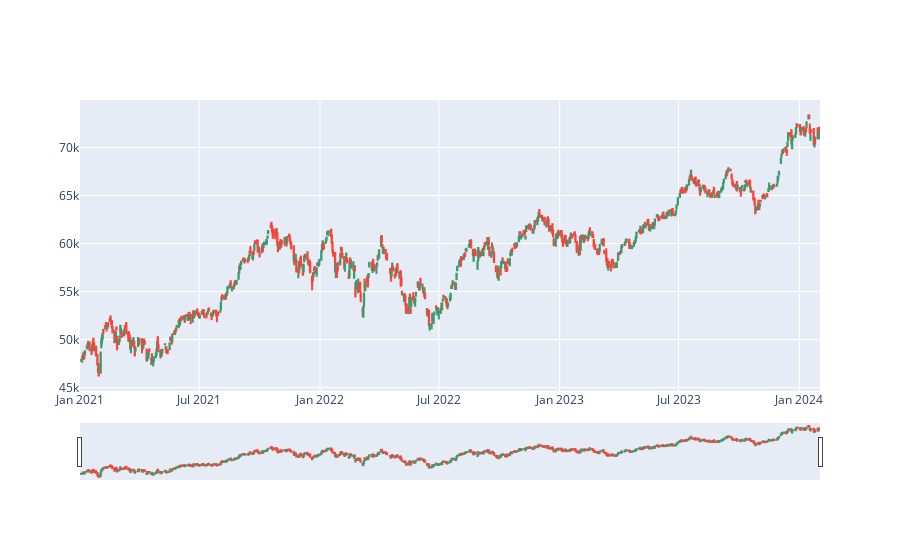

Notebook code cell kept with this figure:
### Code cell
fig = go.Figure(data=[go.Candlestick(x=sensex['Date'],
                                     open=sensex['Open'],
                                     high=sensex['High'],
                                     low=sensex['Low'],
                                     close=sensex['Close'])])
fig.show()

### Figure 1 — Plotly figure (JSON) as saved in the notebook; plotly's stock layout.template omitted (floating-point values rounded to 4 significant figures; data arrays with more than 128 entries replaced by an {"elided": "..."} marker saying what was removed)
{"data": [{"close": {"elided": "761 float values"}, "high": {"elided": "761 float values"}, "low": {"elided": "761 float values"}, "open": {"elided": "761 float values"}, "type": "candlestick", "x": {"elided": "761 str values"}}], "layout": {"autosize": true, "xaxis": {"autorange": true, "range": ["2020-12-31 12:00", "2024-02-01 12:00"], "rangeslider": {"autorange": true, "range": ["2020-12-31 12:00", "2024-02-01 12:00"], "yaxis": {"_template": null, "rangemode": "match"}}, "type": "date"}, "yaxis": {"autorange": true, "range": [44650.0, 74940.0]}}}
